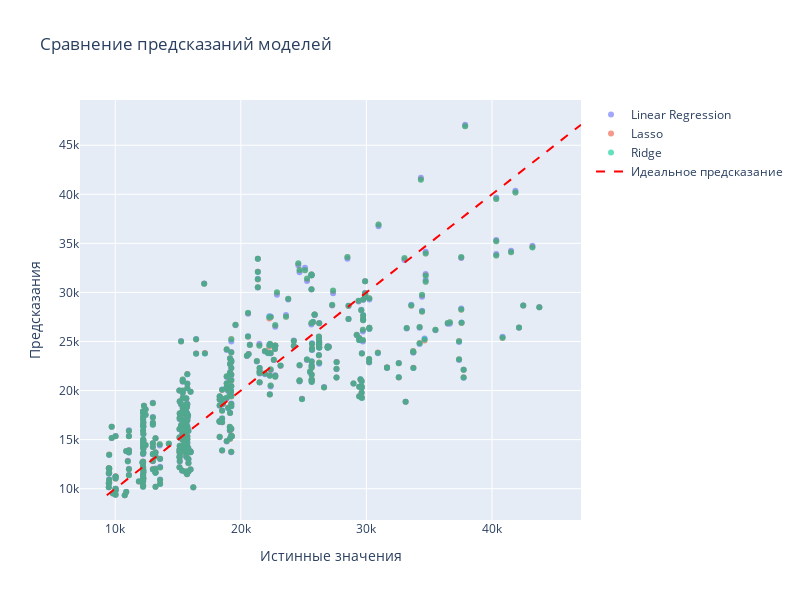

The code cell stored with this chart in its notebook:
### Code cell
linear_models_preds = {
    'Linear Regression': lm_pred,
    'Lasso': lasso_pred, 
    'Ridge': ridge_pred
}

plot_predictions(linear_models_preds, y_linear_test)

### Figure 1 — Plotly figure (JSON) as saved in the notebook; plotly's stock layout.template omitted (floating-point values rounded to 4 significant figures; data arrays with more than 128 entries replaced by an {"elided": "..."} marker saying what was removed)
{"data": [{"mode": "markers", "name": "Linear Regression", "opacity": 0.6, "type": "scatter", "x": {"elided": "423 int values"}, "y": {"elided": "423 int values"}}, {"mode": "markers", "name": "Lasso", "opacity": 0.6, "type": "scatter", "x": {"elided": "423 int values"}, "y": {"elided": "423 float values"}}, {"mode": "markers", "name": "Ridge", "opacity": 0.6, "type": "scatter", "x": {"elided": "423 int values"}, "y": {"elided": "423 float values"}}, {"line": {"color": "red", "dash": "dash"}, "mode": "lines", "name": "Идеальное предсказание", "type": "scatter", "x": [9332.0, 47088], "y": [9332.0, 47088]}], "layout": {"height": 600, "title": {"text": "Сравнение предсказаний моделей"}, "width": 800, "xaxis": {"title": {"text": "Истинные значения"}}, "yaxis": {"title": {"text": "Предсказания"}}}}
